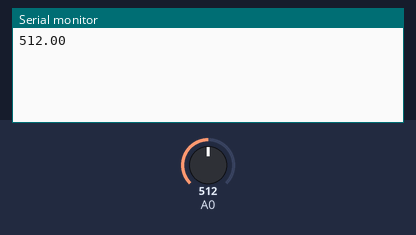
Recording of a sketch running on a simulated Arduino Uno, built with avr-gcc and run on an emulated ATmega328P. Parts: the last lines printed to the serial monitor. Inputs (shaded band) come from the test bench; at power-on: A0 = 512.

Above: at 1.8 s.
1.9 s: A0 set to 716
At 2.8 s:
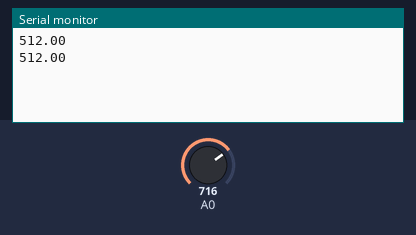
3.4 s: A0 set to 900
At 4.8 s:
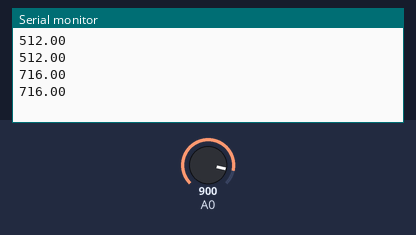
Timing chart, 0 to 6.4 s (numbered marks = the images above; inputs shaded):
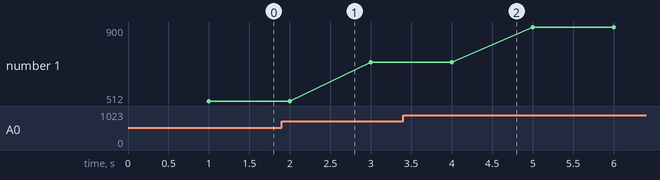

Measured:
- plotted number 1: 512 → 716 after the input at 1.9 s, 716 → 900 after the input at 3.4 s

The sketch:

brightness_control.ino
```cpp
float value;
void setup() {
  Serial.begin(9600);
}

void loop() {
  value = analogRead(A0);
  delay(1000);
  Serial.println(value);
}
```
